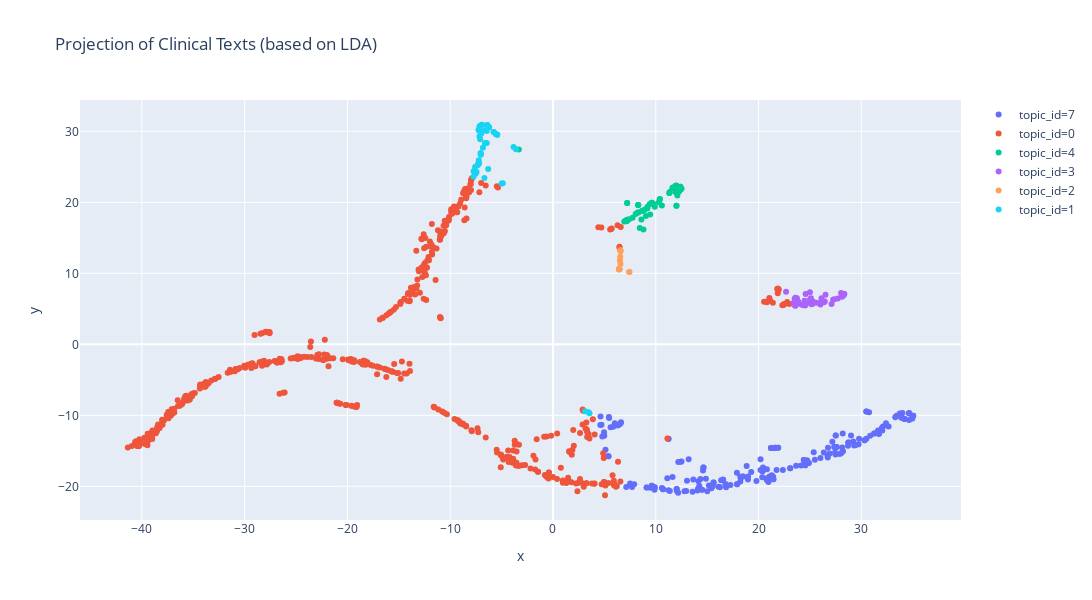

Notebook code for this chart:
### Code cell
fig = px.scatter(vis_data, x="x", y="y", color=vis_data.topic_id, hover_data=['top_words'], title="Projection of Clinical Texts (based on LDA)", height=600, width=1200) #hover_data=['top_words']
fig.show()

### Figure 1 — Plotly figure (JSON) as saved in the notebook; plotly's stock layout.template omitted (floating-point values rounded to 4 significant figures; data arrays with more than 128 entries replaced by an {"elided": "..."} marker saying what was removed)
{"data": [{"customdata": {"elided": "195x1 str values"}, "hoverlabel": {"namelength": 0}, "hovertemplate": "topic_id=7<br>x=%{x}<br>y=%{y}<br>top_words=%{customdata[0]}", "legendgroup": "topic_id=7", "marker": {"color": "#636efa", "symbol": "circle"}, "mode": "markers", "name": "topic_id=7", "showlegend": true, "type": "scatter", "x": {"elided": "195 float values"}, "xaxis": "x", "y": {"elided": "195 float values"}, "yaxis": "y"}, {"customdata": {"elided": "464x1 str values"}, "hoverlabel": {"namelength": 0}, "hovertemplate": "topic_id=0<br>x=%{x}<br>y=%{y}<br>top_words=%{customdata[0]}", "legendgroup": "topic_id=0", "marker": {"color": "#EF553B", "symbol": "circle"}, "mode": "markers", "name": "topic_id=0", "showlegend": true, "type": "scatter", "x": {"elided": "464 float values"}, "xaxis": "x", "y": {"elided": "464 float values"}, "yaxis": "y"}, {"customdata": [["valve,stress,perfusion,aortic,fraction"], ["valve,stress,perfusion,aortic,fraction"], ["valve,stress,perfusion,aortic,fraction"], ["valve,stress,perfusion,aortic,fraction"], ["valve,stress,perfusion,aortic,fraction"], ["valve,stress,perfusion,aortic,fraction"], ["valve,stress,perfusion,aortic,fraction"], ["valve,stress,perfusion,aortic,fraction"], ["valve,stress,perfusion,aortic,fraction"], ["valve,stress,perfusion,aortic,fraction"], ["valve,stress,perfusion,aortic,fraction"], ["valve,stress,perfusion,aortic,fraction"], ["valve,stress,perfusion,aortic,fraction"], ["valve,stress,perfusion,aortic,fraction"], ["valve,stress,perfusion,aortic,fraction"], ["valve,stress,perfusion,aortic,fraction"], ["valve,stress,perfusion,aortic,fraction"], ["valve,stress,perfusion,aortic,fraction"], ["valve,stress,perfusion,aortic,fraction"], ["valve,stress,perfusion,aortic,fraction"], ["valve,stress,perfusion,aortic,fraction"], ["valve,stress,perfusion,aortic,fraction"], ["valve,stress,perfusion,aortic,fraction"], ["valve,stress,perfusion,aortic,fraction"], ["valve,stress,perfusion,aortic,fraction"], ["valve,stress,perfusion,aortic,fraction"], ["valve,stress,perfusion,aortic,fraction"], ["valve,stress,perfusion,aortic,fraction"], ["valve,stress,perfusion,aortic,fraction"], ["valve,stress,perfusion,aortic,fraction"], ["valve,stress,perfusion,aortic,fraction"], ["valve,stress,perfusion,aortic,fraction"], ["valve,stress,perfusion,aortic,fraction"], ["valve,stress,perfusion,aortic,fraction"], ["valve,stress,perfusion,aortic,fraction"], ["valve,stress,perfusion,aortic,fraction"], ["valve,stress,perfusion,aortic,fraction"], ["valve,stress,perfusion,aortic,fraction"], ["valve,stress,perfusion,aortic,fraction"], ["valve,stress,perfusion,aortic,fraction"], ["valve,stress,perfusion,aortic,fraction"], ["valve,stress,perfusion,aortic,fraction"], ["valve,stress,perfusion,aortic,fraction"], ["valve,stress,perfusion,aortic,fraction"], ["valve,stress,perfusion,aortic,fraction"], ["valve,stress,perfusion,aortic,fraction"], ["valve,stress,perfusion,aortic,fraction"], ["valve,stress,perfusion,aortic,fraction"], ["valve,stress,perfusion,aortic,fraction"], ["valve,stress,perfusion,aortic,fraction"], ["valve,stress,perfusion,aortic,fraction"], ["valve,stress,perfusion,aortic,fraction"], ["valve,stress,perfusion,aortic,fraction"], ["valve,stress,perfusion,aortic,fraction"], ["valve,stress,perfusion,aortic,fraction"]], "hoverlabel": {"namelength": 0}, "hovertemplate": "topic_id=4<br>x=%{x}<br>y=%{y}<br>top_words=%{customdata[0]}", "legendgroup": "topic_id=4", "marker": {"color": "#00cc96", "symbol": "circle"}, "mode": "markers", "name": "topic_id=4", "showlegend": true, "type": "scatter", "x": [9.91, 9.606, 7.75, 12.01, 11.65, 8.898, 12.39, 7.143, 8.601, 12.27, 10.38, 12.01, 9.399, 11.93, 9.452, 9.606, 8.806, 11.32, 9.041, 8.323, 7.12, 9.165, 8.291, 8.766, 7.402, 12.44, 8.291, 10.6, 11.94, 12.01, 11.36, 8.291, 12.1, 11.32, 7.218, 8.045, 12.51, 7.233, 9.741, 7.193, 12.39, 9.191, 8.437, 10.31, 11.65, 8.233, 6.935, -3.323, 10.41, 12.0, 9.165, 12.24, 8.656, 11.65, 7.218], "xaxis": "x", "y": [19.37, 19.94, 17.82, 19.52, 22.07, 18.94, 22.21, 17.32, 17.58, 21.51, 20.45, 19.52, 19.72, 21.42, 18.27, 19.94, 16.16, 21.32, 18.08, 18.58, 17.49, 19.17, 19.62, 18.86, 17.63, 21.83, 19.62, 19.57, 22.32, 22.38, 21.47, 19.62, 20.98, 21.32, 19.92, 18.37, 21.92, 17.56, 19.83, 17.36, 22.21, 19.35, 16.38, 20.01, 22.07, 18.55, 17.3, 27.43, 20.47, 21.59, 19.17, 21.52, 18.79, 22.07, 19.92], "yaxis": "y"}, {"customdata": [["colon,scope,polyp,colonoscopy,cecum"], ["colon,scope,polyp,colonoscopy,cecum"], ["colon,scope,polyp,colonoscopy,cecum"], ["colon,scope,polyp,colonoscopy,cecum"], ["colon,scope,polyp,colonoscopy,cecum"], ["colon,scope,polyp,colonoscopy,cecum"], ["colon,scope,polyp,colonoscopy,cecum"], ["colon,scope,polyp,colonoscopy,cecum"], ["colon,scope,polyp,colonoscopy,cecum"], ["colon,scope,polyp,colonoscopy,cecum"], ["colon,scope,polyp,colonoscopy,cecum"], ["colon,scope,polyp,colonoscopy,cecum"], ["colon,scope,polyp,colonoscopy,cecum"], ["colon,scope,polyp,colonoscopy,cecum"], ["colon,scope,polyp,colonoscopy,cecum"], ["colon,scope,polyp,colonoscopy,cecum"], ["colon,scope,polyp,colonoscopy,cecum"], ["colon,scope,polyp,colonoscopy,cecum"], ["colon,scope,polyp,colonoscopy,cecum"], ["colon,scope,polyp,colonoscopy,cecum"], ["colon,scope,polyp,colonoscopy,cecum"], ["colon,scope,polyp,colonoscopy,cecum"], ["colon,scope,polyp,colonoscopy,cecum"], ["colon,scope,polyp,colonoscopy,cecum"], ["colon,scope,polyp,colonoscopy,cecum"], ["colon,scope,polyp,colonoscopy,cecum"], ["colon,scope,polyp,colonoscopy,cecum"], ["colon,scope,polyp,colonoscopy,cecum"], ["colon,scope,polyp,colonoscopy,cecum"], ["colon,scope,polyp,colonoscopy,cecum"], ["colon,scope,polyp,colonoscopy,cecum"], ["colon,scope,polyp,colonoscopy,cecum"], ["colon,scope,polyp,colonoscopy,cecum"], ["colon,scope,polyp,colonoscopy,cecum"], ["colon,scope,polyp,colonoscopy,cecum"], ["colon,scope,polyp,colonoscopy,cecum"], ["colon,scope,polyp,colonoscopy,cecum"], ["colon,scope,polyp,colonoscopy,cecum"], ["colon,scope,polyp,colonoscopy,cecum"], ["colon,scope,polyp,colonoscopy,cecum"]], "hoverlabel": {"namelength": 0}, "hovertemplate": "topic_id=3<br>x=%{x}<br>y=%{y}<br>top_words=%{customdata[0]}", "legendgroup": "topic_id=3", "marker": {"color": "#ab63fa", "symbol": "circle"}, "mode": "markers", "name": "topic_id=3", "showlegend": true, "type": "scatter", "x": [24.98, 28.11, 26.02, 25.24, 27.71, 26.36, 24.48, 23.74, 27.11, 25.65, 23.52, 24.53, 23.66, 25.3, 28.34, 24.3, 25.0, 24.17, 27.36, 28.03, 26.15, 26.45, 28.34, 23.59, 22.68, 26.52, 23.59, 23.54, 28.32, 27.26, 23.42, 25.1, 25.01, 26.13, 24.57, 26.28, 28.23, 24.59, 25.13, 23.87], "xaxis": "x", "y": [5.861, 6.712, 5.609, 5.676, 6.457, 5.94, 6.143, 6.495, 5.679, 5.851, 6.415, 5.453, 5.615, 6.046, 7.102, 5.548, 7.35, 5.617, 6.35, 7.22, 6.011, 6.019, 7.097, 5.425, 7.394, 6.984, 6.572, 5.477, 7.062, 6.277, 5.871, 6.497, 6.366, 6.492, 5.756, 5.962, 6.858, 7.097, 5.628, 5.994], "yaxis": "y"}, {"customdata": [["osteotomy,ct,axial,intracranial,shift"], ["osteotomy,ct,axial,intracranial,shift"], ["osteotomy,ct,axial,intracranial,shift"], ["osteotomy,ct,axial,intracranial,shift"], ["osteotomy,ct,axial,intracranial,shift"], ["osteotomy,ct,axial,intracranial,shift"], ["osteotomy,ct,axial,intracranial,shift"], ["osteotomy,ct,axial,intracranial,shift"], ["osteotomy,ct,axial,intracranial,shift"], ["osteotomy,ct,axial,intracranial,shift"], ["osteotomy,ct,axial,intracranial,shift"], ["osteotomy,ct,axial,intracranial,shift"], ["osteotomy,ct,axial,intracranial,shift"], ["osteotomy,ct,axial,intracranial,shift"], ["osteotomy,ct,axial,intracranial,shift"]], "hoverlabel": {"namelength": 0}, "hovertemplate": "topic_id=2<br>x=%{x}<br>y=%{y}<br>top_words=%{customdata[0]}", "legendgroup": "topic_id=2", "marker": {"color": "#FFA15A", "symbol": "circle"}, "mode": "markers", "name": "topic_id=2", "showlegend": true, "type": "scatter", "x": [7.429, 6.553, 6.432, 6.432, 6.573, 6.514, 6.57, 6.432, 6.442, 6.442, 6.553, 7.429, 6.465, 6.465, 6.548], "xaxis": "x", "y": [10.17, 13.25, 10.58, 10.58, 13.11, 11.82, 11.3, 10.58, 10.59, 10.59, 13.25, 10.17, 10.6, 10.6, 12.33], "yaxis": "y"}, {"customdata": [["bladder,gallbladder,abdomen,prostate,pelvi"], ["bladder,gallbladder,abdomen,prostate,pelvi"], ["bladder,gallbladder,abdomen,prostate,pelvi"], ["bladder,gallbladder,abdomen,prostate,pelvi"], ["bladder,gallbladder,abdomen,prostate,pelvi"], ["bladder,gallbladder,abdomen,prostate,pelvi"], ["bladder,gallbladder,abdomen,prostate,pelvi"], ["bladder,gallbladder,abdomen,prostate,pelvi"], ["bladder,gallbladder,abdomen,prostate,pelvi"], ["bladder,gallbladder,abdomen,prostate,pelvi"], ["bladder,gallbladder,abdomen,prostate,pelvi"], ["bladder,gallbladder,abdomen,prostate,pelvi"], ["bladder,gallbladder,abdomen,prostate,pelvi"], ["bladder,gallbladder,abdomen,prostate,pelvi"], ["bladder,gallbladder,abdomen,prostate,pelvi"], ["bladder,gallbladder,abdomen,prostate,pelvi"], ["bladder,gallbladder,abdomen,prostate,pelvi"], ["bladder,gallbladder,abdomen,prostate,pelvi"], ["bladder,gallbladder,abdomen,prostate,pelvi"], ["bladder,gallbladder,abdomen,prostate,pelvi"], ["bladder,gallbladder,abdomen,prostate,pelvi"], ["bladder,gallbladder,abdomen,prostate,pelvi"], ["bladder,gallbladder,abdomen,prostate,pelvi"], ["bladder,gallbladder,abdomen,prostate,pelvi"], ["bladder,gallbladder,abdomen,prostate,pelvi"], ["bladder,gallbladder,abdomen,prostate,pelvi"], ["bladder,gallbladder,abdomen,prostate,pelvi"], ["bladder,gallbladder,abdomen,prostate,pelvi"], ["bladder,gallbladder,abdomen,prostate,pelvi"], ["bladder,gallbladder,abdomen,prostate,pelvi"], ["bladder,gallbladder,abdomen,prostate,pelvi"], ["bladder,gallbladder,abdomen,prostate,pelvi"], ["bladder,gallbladder,abdomen,prostate,pelvi"], ["bladder,gallbladder,abdomen,prostate,pelvi"], ["bladder,gallbladder,abdomen,prostate,pelvi"], ["bladder,gallbladder,abdomen,prostate,pelvi"], ["bladder,gallbladder,abdomen,prostate,pelvi"], ["bladder,gallbladder,abdomen,prostate,pelvi"], ["bladder,gallbladder,abdomen,prostate,pelvi"], ["bladder,gallbladder,abdomen,prostate,pelvi"], ["bladder,gallbladder,abdomen,prostate,pelvi"], ["bladder,gallbladder,abdomen,prostate,pelvi"], ["bladder,gallbladder,abdomen,prostate,pelvi"], ["bladder,gallbladder,abdomen,prostate,pelvi"], ["bladder,gallbladder,abdomen,prostate,pelvi"], ["bladder,gallbladder,abdomen,prostate,pelvi"], ["bladder,gallbladder,abdomen,prostate,pelvi"], ["bladder,gallbladder,abdomen,prostate,pelvi"], ["bladder,gallbladder,abdomen,prostate,pelvi"]], "hoverlabel": {"namelength": 0}, "hovertemplate": "topic_id=1<br>x=%{x}<br>y=%{y}<br>top_words=%{customdata[0]}", "legendgroup": "topic_id=1", "marker": {"color": "#19d3f3", "symbol": "circle"}, "mode": "markers", "name": "topic_id=1", "showlegend": true, "type": "scatter", "x": [-7.308, -7.131, -6.221, -5.558, -7.22, -7.193, -7.236, -7.519, -5.003, -7.121, -6.635, -5.558, -7.708, -6.918, -6.447, -6.397, -6.397, -7.578, -7.145, -6.82, -7.438, -4.882, -7.035, -7.021, -6.611, -5.774, -5.774, -6.221, -6.611, -3.838, -3.597, -5.425, -7.236, -6.673, -7.095, -7.331, -6.447, -7.131, -5.425, -7.708, -6.918, -7.035, -6.306, 3.455, 3.118, -7.727, -7.096, -6.972, 3.553], "xaxis": "x", "y": [25.37, 30.69, 30.57, 29.62, 25.94, 25.48, 30.21, 24.06, 22.64, 30.74, 30.15, 29.62, 24.37, 30.93, 28.36, 30.91, 30.91, 24.96, 29.29, 27.69, 24.29, 22.67, 26.93, 26.69, 28.32, 29.9, 29.9, 30.57, 28.32, 27.79, 27.49, 29.53, 30.21, 23.43, 30.02, 25.24, 30.06, 30.69, 29.53, 24.37, 30.93, 26.93, 24.68, -9.573, -9.425, 23.6, 28.87, 29.69, -9.697], "yaxis": "y"}], "layout": {"height": 600, "legend": {"tracegroupgap": 0}, "title": {"text": "Projection of Clinical Texts (based on LDA)"}, "width": 1200, "xaxis": {"anchor": "y", "domain": [0, 1], "title": {"text": "x"}}, "yaxis": {"anchor": "x", "domain": [0, 1], "title": {"text": "y"}}}}
